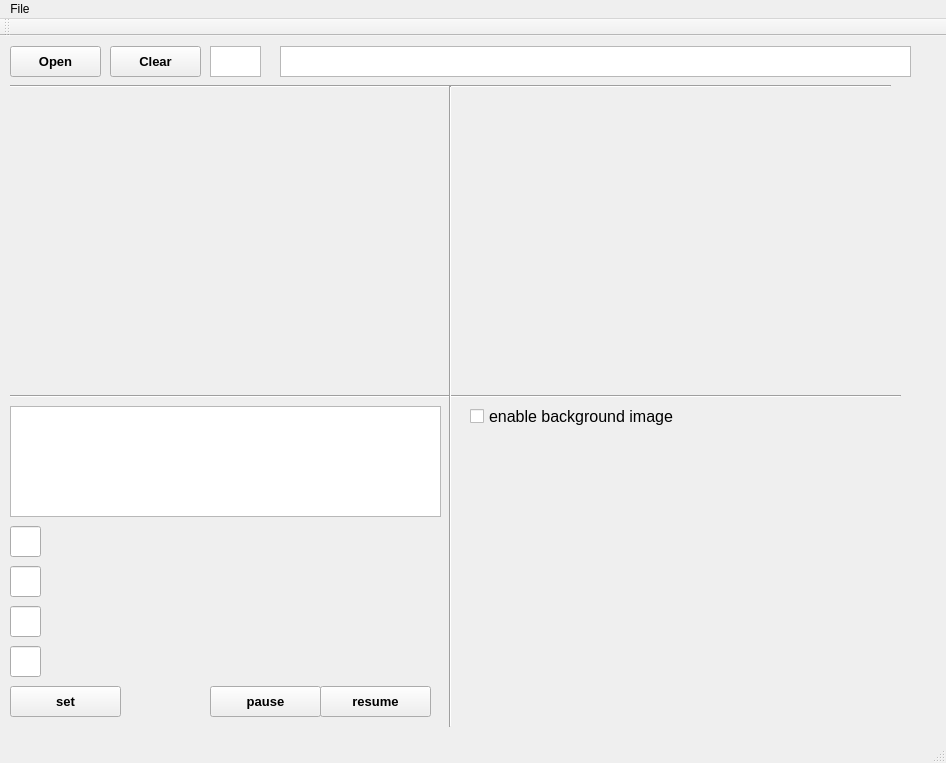
<?xml version="1.0" encoding="UTF-8"?>
<ui version="4.0">
 <class>QtApp_03Class</class>
 <widget class="QMainWindow" name="QtApp_03Class">
  <property name="geometry">
   <rect>
    <x>0</x>
    <y>0</y>
    <width>946</width>
    <height>763</height>
   </rect>
  </property>
  <property name="windowTitle">
   <string>QtApp_03</string>
  </property>
  <widget class="QWidget" name="centralWidget">
   <widget class="QPushButton" name="btnResume">
    <property name="geometry">
     <rect>
      <x>320</x>
      <y>650</y>
      <width>111</width>
      <height>31</height>
     </rect>
    </property>
    <property name="font">
     <font>
      <pointsize>10</pointsize>
      <weight>75</weight>
      <bold>true</bold>
     </font>
    </property>
    <property name="text">
     <string>resume</string>
    </property>
   </widget>
   <widget class="QPushButton" name="btnSetParam">
    <property name="geometry">
     <rect>
      <x>10</x>
      <y>650</y>
      <width>111</width>
      <height>31</height>
     </rect>
    </property>
    <property name="font">
     <font>
      <pointsize>10</pointsize>
      <weight>75</weight>
      <bold>true</bold>
     </font>
    </property>
    <property name="text">
     <string>set</string>
    </property>
   </widget>
   <widget class="QLineEdit" name="winInput_04">
    <property name="geometry">
     <rect>
      <x>10</x>
      <y>610</y>
      <width>31</width>
      <height>31</height>
     </rect>
    </property>
   </widget>
   <widget class="QTextEdit" name="winFile">
    <property name="geometry">
     <rect>
      <x>280</x>
      <y>10</y>
      <width>631</width>
      <height>31</height>
     </rect>
    </property>
   </widget>
   <widget class="Line" name="line_3">
    <property name="geometry">
     <rect>
      <x>10</x>
      <y>40</y>
      <width>881</width>
      <height>20</height>
     </rect>
    </property>
    <property name="orientation">
     <enum>Qt::Horizontal</enum>
    </property>
   </widget>
   <widget class="Line" name="line">
    <property name="geometry">
     <rect>
      <x>10</x>
      <y>350</y>
      <width>891</width>
      <height>20</height>
     </rect>
    </property>
    <property name="orientation">
     <enum>Qt::Horizontal</enum>
    </property>
   </widget>
   <widget class="QLineEdit" name="winInput_01">
    <property name="geometry">
     <rect>
      <x>10</x>
      <y>490</y>
      <width>31</width>
      <height>31</height>
     </rect>
    </property>
   </widget>
   <widget class="QCheckBox" name="chbBG">
    <property name="geometry">
     <rect>
      <x>470</x>
      <y>370</y>
      <width>211</width>
      <height>21</height>
     </rect>
    </property>
    <property name="font">
     <font>
      <pointsize>12</pointsize>
      <weight>50</weight>
      <italic>false</italic>
      <bold>false</bold>
     </font>
    </property>
    <property name="text">
     <string>enable background image</string>
    </property>
   </widget>
   <widget class="Line" name="line_2">
    <property name="geometry">
     <rect>
      <x>440</x>
      <y>50</y>
      <width>20</width>
      <height>641</height>
     </rect>
    </property>
    <property name="orientation">
     <enum>Qt::Vertical</enum>
    </property>
   </widget>
   <widget class="QTextEdit" name="winOutput">
    <property name="geometry">
     <rect>
      <x>10</x>
      <y>370</y>
      <width>431</width>
      <height>111</height>
     </rect>
    </property>
    <property name="autoFillBackground">
     <bool>false</bool>
    </property>
    <property name="readOnly">
     <bool>true</bool>
    </property>
   </widget>
   <widget class="QPushButton" name="btnClear">
    <property name="geometry">
     <rect>
      <x>110</x>
      <y>10</y>
      <width>91</width>
      <height>31</height>
     </rect>
    </property>
    <property name="font">
     <font>
      <pointsize>10</pointsize>
      <weight>75</weight>
      <bold>true</bold>
     </font>
    </property>
    <property name="text">
     <string>Clear</string>
    </property>
   </widget>
   <widget class="QTextEdit" name="winFrameNumber">
    <property name="geometry">
     <rect>
      <x>210</x>
      <y>10</y>
      <width>51</width>
      <height>31</height>
     </rect>
    </property>
    <property name="font">
     <font>
      <pointsize>12</pointsize>
     </font>
    </property>
    <property name="readOnly">
     <bool>true</bool>
    </property>
    <property name="overwriteMode">
     <bool>true</bool>
    </property>
   </widget>
   <widget class="QPushButton" name="btnPause">
    <property name="geometry">
     <rect>
      <x>210</x>
      <y>650</y>
      <width>111</width>
      <height>31</height>
     </rect>
    </property>
    <property name="font">
     <font>
      <pointsize>10</pointsize>
      <weight>75</weight>
      <bold>true</bold>
     </font>
    </property>
    <property name="text">
     <string>pause</string>
    </property>
   </widget>
   <widget class="QLabel" name="frameLabelBG">
    <property name="geometry">
     <rect>
      <x>470</x>
      <y>400</y>
      <width>432</width>
      <height>288</height>
     </rect>
    </property>
    <property name="autoFillBackground">
     <bool>true</bool>
    </property>
    <property name="text">
     <string/>
    </property>
   </widget>
   <widget class="QPushButton" name="btnOpen">
    <property name="geometry">
     <rect>
      <x>10</x>
      <y>10</y>
      <width>91</width>
      <height>31</height>
     </rect>
    </property>
    <property name="font">
     <font>
      <pointsize>10</pointsize>
      <weight>75</weight>
      <bold>true</bold>
     </font>
    </property>
    <property name="text">
     <string>Open</string>
    </property>
   </widget>
   <widget class="QLineEdit" name="winInput_02">
    <property name="geometry">
     <rect>
      <x>10</x>
      <y>530</y>
      <width>31</width>
      <height>31</height>
     </rect>
    </property>
   </widget>
   <widget class="QLineEdit" name="winInput_03">
    <property name="geometry">
     <rect>
      <x>10</x>
      <y>570</y>
      <width>31</width>
      <height>31</height>
     </rect>
    </property>
   </widget>
   <widget class="QLabel" name="frameLabelCV">
    <property name="geometry">
     <rect>
      <x>460</x>
      <y>60</y>
      <width>432</width>
      <height>288</height>
     </rect>
    </property>
    <property name="autoFillBackground">
     <bool>true</bool>
    </property>
    <property name="text">
     <string/>
    </property>
   </widget>
   <widget class="QLabel" name="frameLabelOrig">
    <property name="geometry">
     <rect>
      <x>10</x>
      <y>60</y>
      <width>432</width>
      <height>288</height>
     </rect>
    </property>
    <property name="autoFillBackground">
     <bool>true</bool>
    </property>
    <property name="text">
     <string/>
    </property>
   </widget>
  </widget>
  <widget class="QMenuBar" name="menuBar">
   <property name="geometry">
    <rect>
     <x>0</x>
     <y>0</y>
     <width>946</width>
     <height>21</height>
    </rect>
   </property>
   <widget class="QMenu" name="menuFile">
    <property name="title">
     <string>File</string>
    </property>
    <addaction name="actionOpen"/>
   </widget>
   <addaction name="menuFile"/>
  </widget>
  <widget class="QToolBar" name="mainToolBar">
   <attribute name="toolBarArea">
    <enum>TopToolBarArea</enum>
   </attribute>
   <attribute name="toolBarBreak">
    <bool>false</bool>
   </attribute>
  </widget>
  <widget class="QStatusBar" name="statusBar"/>
  <action name="actionOpen">
   <property name="text">
    <string>open</string>
   </property>
  </action>
 </widget>
 <layoutdefault spacing="6" margin="11"/>
 <resources>
  <include location="qtapp_03.qrc"/>
 </resources>
 <connections/>
</ui>
